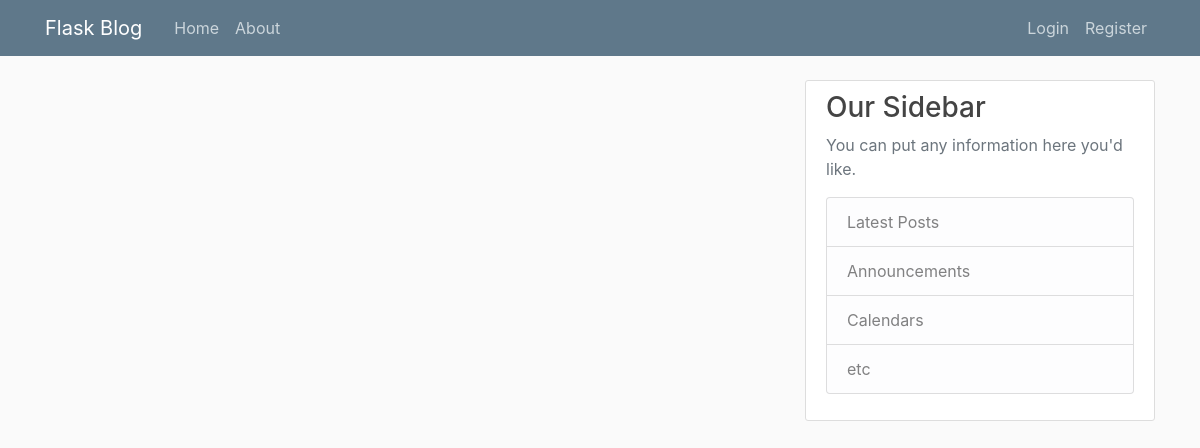
The app's page /home, older data.
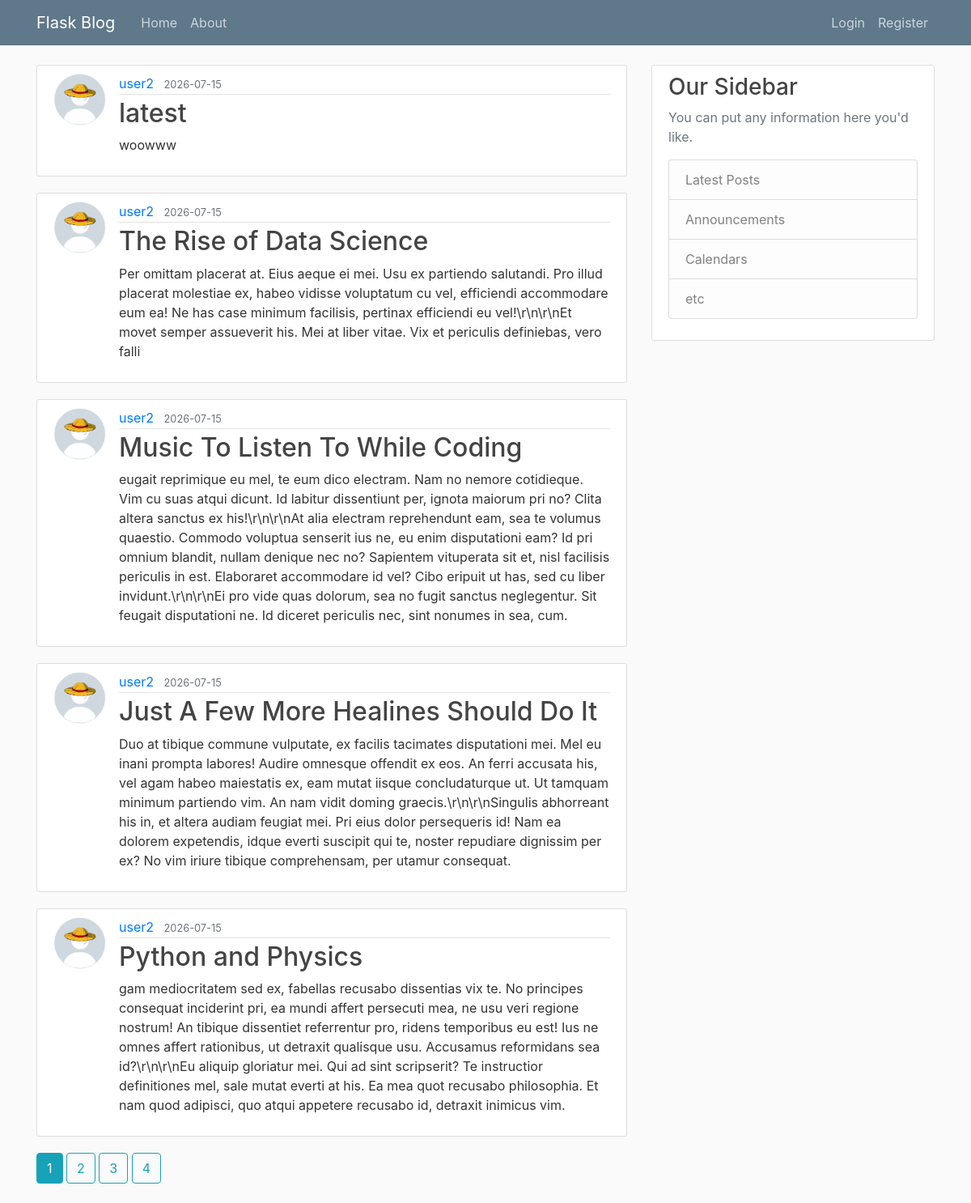
The same page, newer data.
### flaskblog/models.py (models this page shows, shortened)
class Post(db.Model):
    id = db.Column(db.Integer,primary_key = True)
    title = db.Column(db.String(100),nullable = False)
    date_posted = db.Column(db.DateTime,nullable=False,default=datetime.utcnow)
    content = db.Column(db.Text,nullable = False)
    user_id = db.Column(db.Integer, db.ForeignKey('user.id'), nullable=False)

class User(db.Model,UserMixin):
    id = db.Column(db.Integer,primary_key=True)
    username = db.Column(db.String(20),unique=True,nullable = False)
    email = db.Column(db.String(120),unique=True,nullable = False)
    image_file = db.Column(db.String(30),nullable = False, default = 'default.jpg')
    password = db.Column(db.String(100),nullable = False)
    posts = db.relationship('Post',backref='author',lazy = True)

### flaskblog/main/routes.py (the view)
@main.route("/")
@main.route("/home")
def home():
    page = request.args.get('page', 1, type=int)
    posts = Post.query.order_by(Post.date_posted.desc()).paginate(page=page, per_page=5)
    return render_template('home.html', posts=posts)

### flaskblog/templates/home.html
{% extends "layout.html" %}
{% block content %}
    {% for post in posts.items %}
        <article class="media content-section">
          <img class="rounded-circle article-img" src="{{ url_for('static', filename='profile_pics/' + post.author.image_file) }}">
          <div class="media-body">
            <div class="article-metadata">
              <a class="mr-2" href="{{ url_for('users.user_posts', username=post.author.username) }}">{{ post.author.username }}</a>
              <small class="text-muted">{{ post.date_posted.strftime('%Y-%m-%d') }}</small>
            </div>
            <h2><a class="article-title" href="{{ url_for('posts.post', post_id=post.id) }}">{{ post.title }}</a></h2>
            <p class="article-content">{{ post.content }}</p>
          </div>
        </article>
    {% endfor %}
    {% for page_num in posts.iter_pages(left_edge=1, right_edge=1, left_current=1, right_current=2) %}
      {% if page_num %}
        {% if posts.page == page_num %}
          <a class="btn btn-info mb-4" href="{{ url_for('main.home', page=page_num) }}">{{ page_num }}</a>
        {% else %}
          <a class="btn btn-outline-info mb-4" href="{{ url_for('main.home', page=page_num) }}">{{ page_num }}</a>
        {% endif %}
      {% else %}
        ...
      {% endif %}
    {% endfor %}
{% endblock content %}

### flaskblog/templates/layout.html (shortened to what this page needs)
<!DOCTYPE html>
<html>
<head>
    <link rel="stylesheet" href="https://maxcdn.bootstrapcdn.com/bootstrap/4.0.0/css/bootstrap.min.css">
    <link rel="stylesheet" type="text/css" href="{{ url_for('static', filename='main.css') }}">
</head>
<body>
    <header class="site-header">
      <nav class="navbar navbar-expand-md navbar-dark bg-steel fixed-top">
        <div class="container">
          <a class="navbar-brand mr-4" href="/">Flask Blog</a>
          <div class="collapse navbar-collapse" id="navbarToggle">
            <div class="navbar-nav mr-auto">
              <a class="nav-item nav-link" href="{{ url_for('main.home') }}">Home</a>
              <a class="nav-item nav-link" href="{{ url_for('main.about') }}">About</a>
            </div>
            <div class="navbar-nav">
              {% if current_user.is_authenticated %}
                <a class="nav-item nav-link" href="{{ url_for('posts.new_post') }}">New Post</a>
                <a class="nav-item nav-link" href="{{ url_for('users.account') }}">Account</a>
                <a class="nav-item nav-link" href="{{ url_for('users.logout') }}">Logout</a>
              {% else %}
                <a class="nav-item nav-link" href="{{ url_for('users.login') }}">Login</a>
                <a class="nav-item nav-link" href="{{ url_for('users.register') }}">Register</a>
              {% endif %}
            </div>
          </div>
        </div>
      </nav>
    </header>
    <main role="main" class="container">
      <div class="row">
        <div class="col-md-8">
          {% block content %}{% endblock %}
        </div>
        <div class="col-md-4">
          <div class="content-section">
            <h3>Our Sidebar</h3>
            <p class='text-muted'>You can put any information here you'd like.
              <ul class="list-group">
                <li class="list-group-item list-group-item-light">Latest Posts</li>
                <li class="list-group-item list-group-item-light">Announcements</li>
                <li class="list-group-item list-group-item-light">Calendars</li>
                <li class="list-group-item list-group-item-light">etc</li>
              </ul>
            </p>
          </div>
        </div>
      </div>
    </main>
</body>
</html>

### flaskblog/static/main.css (style rules this page uses)
body { background: #fafafa; color: #333333; margin-top: 5rem; }
h1, h2, h3, h4, h5, h6 { color: #444444; }
.bg-steel { background-color: #5f788a; }
.site-header .navbar-nav .nav-link { color: #cbd5db; }
.content-section { background: #ffffff; padding: 10px 20px; border: 1px solid #dddddd; border-radius: 3px; margin-bottom: 20px; }
.article-title { color: #444444; }
.article-content { white-space: pre-line; }
.article-img { height: 65px; width: 65px; margin-right: 16px; }
.article-metadata { padding-bottom: 1px; margin-bottom: 4px; border-bottom: 1px solid #e3e3e3 }

Row changes from the older to the newer data that the page shows:
added Post: image_file (placeholder picture), author.username "user2", date_posted "2026-07-15", title "latest", content "woowww"
added Post: image_file (placeholder picture), author.username "user2", date_posted "2026-07-15", title "The Rise of Data Science", content "Per omittam placerat at. Eius aeque ei mei. Usu ex partiendo salutandi. Pro illud placerat molestiae ex, habeo vidisse voluptatum cu vel, efficiendi accommodare eum ea! Ne has case minimum facilisis, pertinax efficiendi eu vel!\\r\\n\\r\\nEt movet semper assueverit his. Mei at liber vitae. Vix et periculis definiebas, vero falli"
added Post: image_file (placeholder picture), author.username "user2", date_posted "2026-07-15", title "Music To Listen To While Coding", content "eugait reprimique eu mel, te eum dico electram. Nam no nemore cotidieque. Vim cu suas atqui dicunt. Id labitur dissentiunt per, ignota maiorum pri no? Clita altera sanctus ex his!\\r\\n\\r\\nAt alia electram reprehendunt eam, sea te volumus quaestio. Commodo voluptua senserit ius ne, eu enim disputationi eam? Id pri omnium blandit, nullam denique nec no? Sapientem vituperata sit et, nisl facilisis periculis in est. Elaboraret accommodare id vel? Cibo eripuit ut has, sed cu liber invidunt.\\r\\n\\r\\nEi pro vide quas dolorum, sea no fugit sanctus neglegentur. Sit feugait disputationi ne. Id diceret periculis nec, sint nonumes in sea, cum."
added Post: image_file (placeholder picture), author.username "user2", date_posted "2026-07-15", title "Just A Few More Healines Should Do It", content "Duo at tibique commune vulputate, ex facilis tacimates disputationi mei. Mel eu inani prompta labores! Audire omnesque offendit ex eos. An ferri accusata his, vel agam habeo maiestatis ex, eam mutat iisque concludaturque ut. Ut tamquam minimum partiendo vim. An nam vidit doming graecis.\\r\\n\\r\\nSingulis abhorreant his in, et altera audiam feugiat mei. Pri eius dolor persequeris id! Nam ea dolorem expetendis, idque everti suscipit qui te, noster repudiare dignissim per ex? No vim iriure tibique comprehensam, per utamur consequat."
added Post: image_file (placeholder picture), author.username "user2", date_posted "2026-07-15", title "Python and Physics", content "gam mediocritatem sed ex, fabellas recusabo dissentias vix te. No principes consequat inciderint pri, ea mundi affert persecuti mea, ne usu veri regione nostrum! An tibique dissentiet referrentur pro, ridens temporibus eu est! Ius ne omnes affert rationibus, ut detraxit qualisque usu. Accusamus reformidans sea id?\\r\\n\\r\\nEu aliquip gloriatur mei. Qui ad sint scripserit? Te instructior definitiones mel, sale mutat everti at his. Ea mea quot recusabo philosophia. Et nam quod adipisci, quo atqui appetere recusabo id, detraxit inimicus vim."
Text that changed along with them:
new list line: "1"
new list line: "2"
new list line: "3"
new list line: "4"
